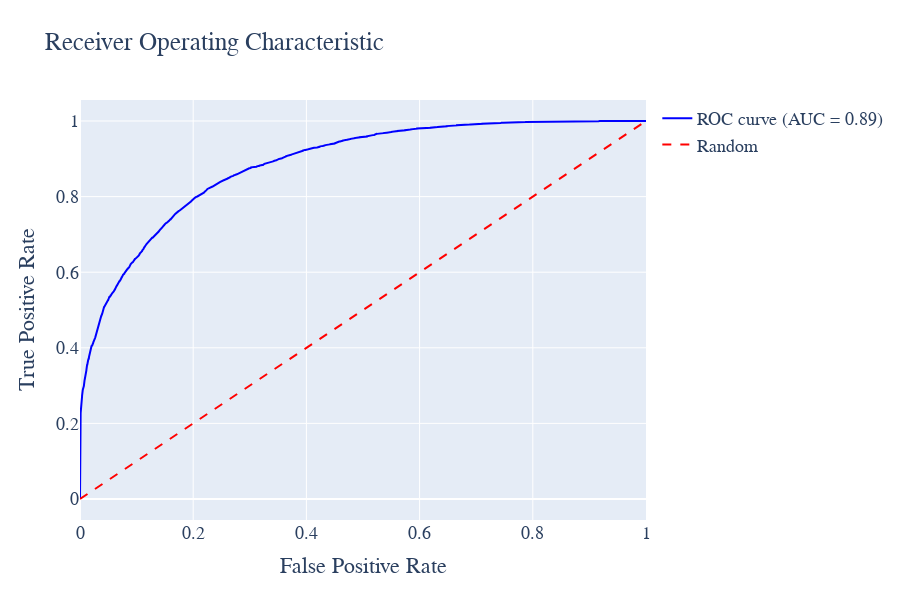

Here is the notebook cell this chart was saved with:
### Code cell
# %%
import plotly.graph_objects as go
from sklearn.metrics import roc_curve, auc

# 计算ROC曲线
roc_auc = auc(fpr, tpr)

# 计算ROC曲线
roc_auc = auc(fpr, tpr)

# 创建布局
layout = go.Layout(
    title='Receiver Operating Characteristic',
    xaxis=dict(title='False Positive Rate'),
    yaxis=dict(title='True Positive Rate'),
    hovermode='closest',
    width=900, height=600,
    font=dict(family='Times New Roman', size=18)
)

# 创建ROC曲线图形
roc_trace = go.Scatter(
    x=fpr,
    y=tpr,
    mode='lines',
    line=dict(color='blue', width=2),
    name='ROC curve (AUC = %0.2f)' % roc_auc
)

# 创建对角线图形
diagonal_trace = go.Scatter(
    x=[0, 1],
    y=[0, 1],
    mode='lines',
    line=dict(color='red', width=2, dash='dash'),
    name='Random'
)

# 创建图表数据
data = [roc_trace, diagonal_trace]

# 创建图表
fig = go.Figure(data=data, layout=layout)

fig.write_html('Image/4_6_3_5.html')
# 显示图表
fig.show()

### Figure 1 — Plotly figure (JSON) as saved in the notebook; plotly's stock layout.template omitted (floating-point values rounded to 4 significant figures; data arrays with more than 128 entries replaced by an {"elided": "..."} marker saying what was removed)
{"data": [{"line": {"color": "blue", "width": 2}, "mode": "lines", "name": "ROC curve (AUC = 0.89)", "type": "scatter", "x": {"elided": "3968 float values"}, "y": {"elided": "3968 float values"}}, {"line": {"color": "red", "dash": "dash", "width": 2}, "mode": "lines", "name": "Random", "type": "scatter", "x": [0, 1], "y": [0, 1]}], "layout": {"font": {"family": "Times New Roman", "size": 18}, "height": 600, "hovermode": "closest", "title": {"text": "Receiver Operating Characteristic"}, "width": 900, "xaxis": {"title": {"text": "False Positive Rate"}}, "yaxis": {"title": {"text": "True Positive Rate"}}}}
